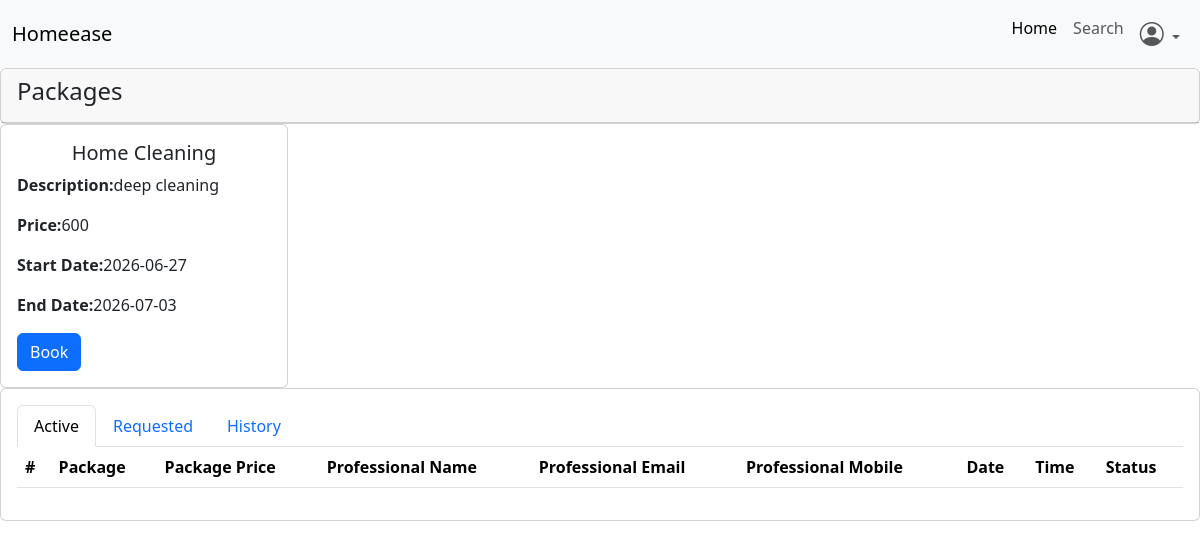
/customer/dashboard (signed in), run on an earlier commit of the app's database.
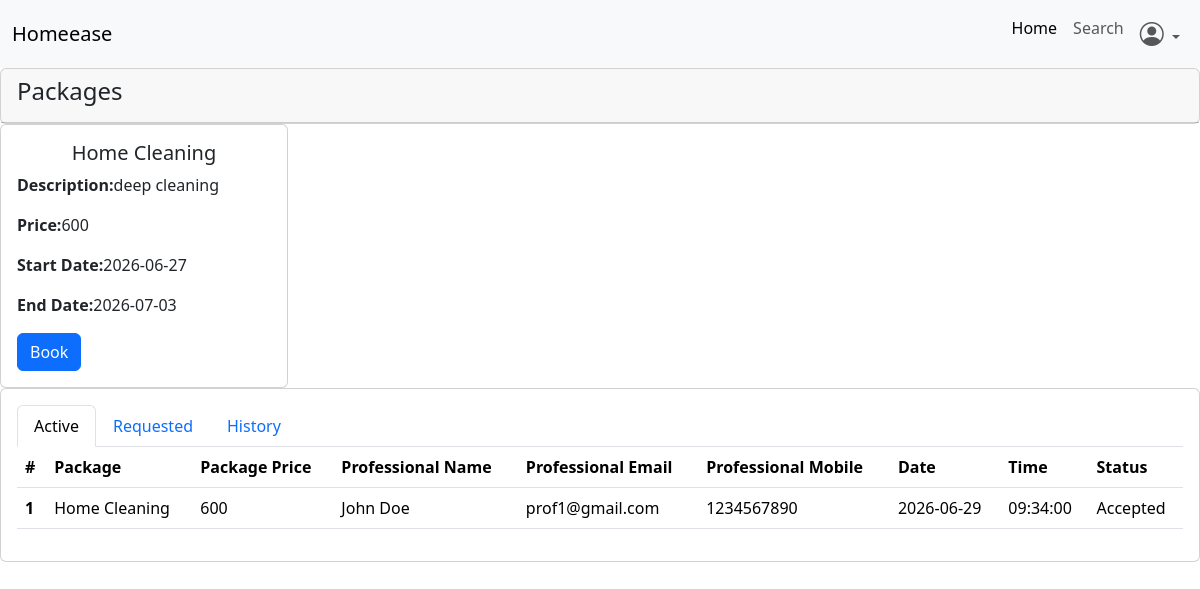
And on a later commit of the database.
### backend/models.py (models this page shows, shortened)
class Package(db.Model):# table name package
    id = db.Column(db.Integer, primary_key =True , autoincrement=True)
    title = db.Column(db.String, unique=True , nullable=False)
    price = db.Column(db.String , nullable=False)
    description= db.Column(db.String , nullable=False)
    prof_id = db.Column(db.Integer ,db.ForeignKey("professional.id") , nullable=False ) # db.ForeignKey("tablename.attribute")
    status = db.Column(db.String, nullable=False)
    start_date = db.Column(db.Date , nullable =False)
    end_date = db.Column(db.Date , nullable =False)
    bookings = db.relationship("Booking", backref="package",cascade="all, delete-orphan", lazy=True)

class Booking(db.Model):
    id = db.Column(db.Integer, primary_key =True , autoincrement=True)
    total_price = db.Column(db.String , nullable=False)
    start_time = db.Column(db.Time , nullable =False)
    end_time = db.Column(db.Time)
    date = db.Column(db.Date , nullable =False)
    status = db.Column(db.String, nullable=False)
    prof_id = db.Column(db.Integer ,db.ForeignKey("professional.id") , nullable=False )
    pack_id =  db.Column(db.Integer ,db.ForeignKey("package.id") , nullable=False )
    cust_id = db.Column(db.Integer ,db.ForeignKey("customer.id") , nullable=False)

class Professional(db.Model,UserMixin): # table name professional
    id = db.Column(db.Integer, primary_key =True , autoincrement=True)
    email = db.Column(db.String, unique=True , nullable=False)
    password = db.Column(db.String , nullable=False)
    name = db.Column(db.String , nullable=False)
    address = db.Column(db.String, nullable=False)
    mobile = db.Column(db.String, nullable=False)
    experiance = db.Column(db.String,nullable = False)
    status = db.Column(db.String, nullable=False)
    resume_url = db.Column(db.String)
    packages = db.relationship("Package", backref="professional",cascade="all, delete-orphan", lazy=True) # backref is used to access parent table information from child table
    bookings = db.relationship("Booking", backref="professional",cascade="all, delete-orphan", lazy=True)

### backend/routes.py (the view)
@app.route('/customer/dashboard', methods=['GET','POST'])
@login_required
def cust_dashboard():
    packs=db.session.query(Package).filter_by(status="Active").all()
    packages=[]
    for pack in packs:
        if pack.start_date<=datetime.now().date()<=pack.end_date:
            packages.append(pack)
    bookings=current_user.bookings
    return render_template("customer/dashboard.html",packages=packages, bookings=bookings)

### app.py (called while the page is built)
def create_app():
    app=Flask(__name__)
    app.config["SQLALCHEMY_DATABASE_URI"]="sqlite:///mydb.sqlite3"
    app.config["SECRET_KEY"]="mysecretkey"
    loginmanager=LoginManager(app)
    db.init_app(app)
    @loginmanager.user_loader
    def load_user(email):
        obj=db.session.query(Professional).filter_by(email=email).first() or db.session.query(Customer).filter_by(email=email).first() or db.session.query(Admin).filter_by(email=email).first()
        return obj
    app.app_context().push()
    return app

### templates/customer/dashboard.html (shortened to what this page needs)
<!doctype html>
<html lang="en">
<head>
    <link href="https://cdn.jsdelivr.net/npm/bootstrap@5.3.8/dist/css/bootstrap.min.css" rel="stylesheet"
>
    <link rel="stylesheet" href="https://cdn.jsdelivr.net/npm/bootstrap-icons@1.13.1/font/bootstrap-icons.min.css">
</head>
<body>
    <nav class="navbar navbar-expand-lg bg-body-tertiary">
        <div class="container-fluid">
            <a class="navbar-brand" href="#">Homeease</a>
            <div class="collapse navbar-collapse" id="navbarSupportedContent">
                <ul class="navbar-nav ms-auto ">
                    <li class="nav-item">
                        <a class="nav-link active" aria-current="page" href="#">Home</a>
                    </li>
                    <li class="nav-item">
                        <a class="nav-link" href="#">Search</a>
                    </li>
                    <li class="nav-item dropdown">
                        <a class="nav-link dropdown-toggle" href="#" role="button" data-bs-toggle="dropdown"
                            aria-expanded="false">
                            <i class="bi bi-person-circle fs-4"></i>
                        </a>
                    </li>
                </ul>
            </div>
        </div>
    </nav>
    <div class="card" ms-3 me-3 mt-3">
        <div class="card-header">
            <div class="'d-flex d-inline">
                <h4>Packages</h4>
            </div>
        </div>
    </div>
    <div class="card-body">
        <div class="row">
            {% for package in packages %}
            <div class="col-3">
                <div class="card" style="width: 18rem;">
                    <div class="card-body">
                        <h5 class="card-title text-center">{{package.title}}</h5>
                        <p class="card-text"><strong>Description:</strong>{{package.description}}</p>
                        <p class="card-text"><strong>Price:</strong>{{package.price}}</p>
                        <p class="card-text"><strong>Start Date:</strong>{{package.start_date}}</p>
                        <p class="card-text"><strong>End Date:</strong>{{package.end_date}}</p>
                        <button type="button" class="btn btn-primary" data-bs-toggle="modal"
                            data-bs-target="#editpack{{package.id}}">
                            Book
                        </button>
                    </div>
                    {% endfor %}
                </div>
            </div>
        </div>
        <div class="card" ms-3 me-3 mb-3 mt-3">
            <div class="card-body">
                <ul class="nav nav-tabs" id="myTab" role="tablist">
                    <li class="nav-item" role="presentation">
                        <button class="nav-link active" id="pills-accepted-booking-tab" data-bs-toggle="tab"
                            data-bs-target="#pills-accepted-booking" type="button" role="tab"
                            aria-controls="home-tab-pane" aria-selected="true">Active</button>
                    </li>
                    <li class="nav-item" role="presentation">
                        <button class="nav-link" id="pills-requested-booking-tab" data-bs-toggle="tab"
                            data-bs-target="#pills-requested-booking" type="button" role="tab"
                            aria-controls="profile-tab-pane" aria-selected="false">Requested</button>
                    </li>
                    <li class="nav-item" role="presentation">
                        <button class="nav-link" id="pills-completed-booking-tab" data-bs-toggle="tab"
                            data-bs-target="#pills-completed-booking" type="button" role="tab"
                            aria-controls="contact-tab-pane" aria-selected="false">History</button>
                    </li>
                </ul>
                <div class="tab-content" id="myTabContent">
                    <div class="tab-pane fade show active" id="pills-accepted-booking" role="tabpanel"
                        aria-labelledby="home-tab" tabindex="0">
                        <table class="table">
                            <thead>
                                <tr>
                                    <th scope="col">#</th>
                                    <th scope="col">Package</th>
                                    <th scope="col">Package Price</th>
                                    <th scope="col">Professional Name</th>
                                    <th scope="col">Professional Email</th>
                                    <th scope="col">Professional Mobile</th>
                                    <th scope="col">Date</th>
                                    <th scope="col">Time</th>
                                    <th scope="col">Status</th>
                                </tr>
                            </thead>
                            <tbody>
                                {% for booking in bookings %}
                                {% if booking.status=="Accepted" %}
                                <tr>
                                    <th scope="row">1</th>
                                    <td>{{booking.package.title}}</td>
                                    <td>{{booking.package.price}}</td>
                                    <td>{{booking.professional.name}}</td>
                                    <td>{{booking.professional.email}}</td>
                                    <td>{{booking.professional.mobile}}</td>
                                    <td>{{booking.date}}</td>
                                    <td>{{booking.start_time}}</td>
                                    <td>{{booking.status}}</td>
                                </tr>
                                {% endif %}
                                {% endfor %}
                            </tbody>
                        </table>
                    </div>
                </div>
            </div>
        </div>
</body>
</html>

What changed in the data, as far as the page shows it:
added Booking: package "Home Cleaning", package.price "600", professional.name "John Doe", professional.email "prof1@gmail.com", professional.mobile "1234567890", date "2026-06-29", start_time "09:34:00", status "Accepted"
